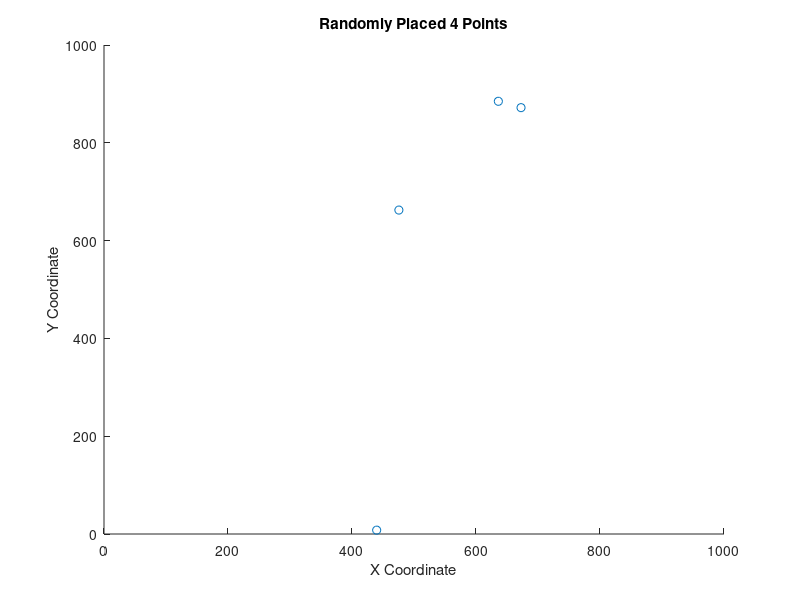
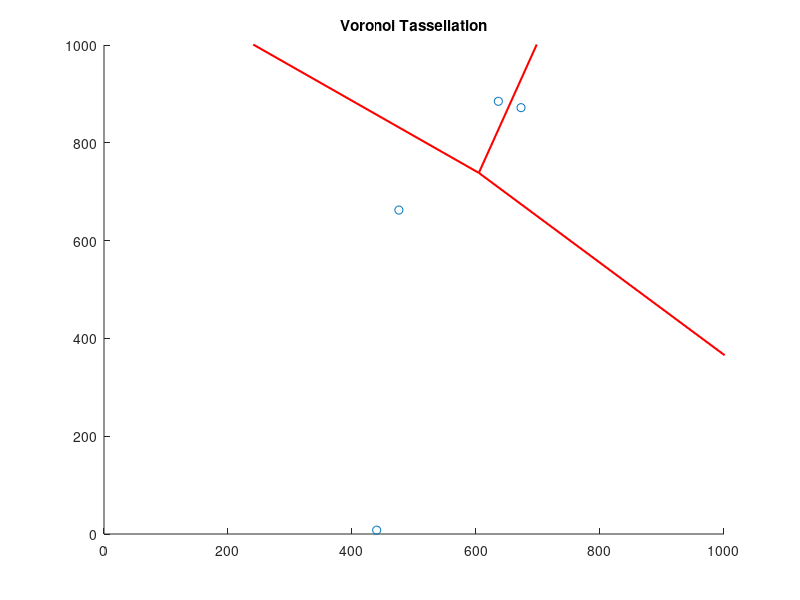

Recreate these plots in MATLAB, in order. (Note: this script raises an error after producing the figures.)
clear all;
close all;
clc;

% Define the number of points and grid dimensions
numPoints = 4;      % Set the number of points you want to generate
dimgrid = [1000 1000];   % Define the height of the grid
kp = 20;

points = zeros(numPoints,2);

% Generate random positions for each point
x = rand(numPoints, 1) * dimgrid(1);   % Random x coordinates
y = rand(numPoints, 1) * dimgrid(2);  % Random y coordinates

points = [x,y];

% Plot the points on a figure
figure(1);
scatter(points(:,1),points(:,2));
axis([0 dimgrid(1) 0 dimgrid(2)]); 
xlabel('X Coordinate');
ylabel('Y Coordinate');
title(sprintf('Randomly Placed %d Points', numPoints));

% Compute and plot Voronoi tessellation
[vx, vy] = voronoi(points(:,1), points(:,2));

figure(2);
hold on;
plot(vx, vy, 'r-', 'LineWidth', 1.5);
axis([0 dimgrid(1) 0 dimgrid(2)]); 
scatter(points(:,1),points(:,2));
title('Voronoi Tassellation');

%% Compute Voronoi tessellation using voronoin
[areas,centroids,vel] = voronoi_function(dimgrid,points,kp);

sum_areas = sum(areas);
for i = 1:length(areas)
    fprintf('areas%d: %f\n',i,areas(i));
end
disp(sum_areas)
for i = 1:length(areas)
    fprintf('centroids coordinates %d: [%f,%f]\n',i,centroids(i,1),centroids(i,2));
end
disp(sum_areas)

%% Simulation 

dt = 0.01;
T_sim = 100;

trajectories = zeros(numPoints,2,T_sim);

nx = points;
trajectories(:,:,1) = nx;

% Prepare figure for simulation
figure(3);
colors = lines(numPoints);
hold on;
axis([0 dimgrid(1) 0 dimgrid(2)]);
xlabel('X Coordinate');
ylabel('Y Coordinate');
title('Lloyd Simulation');

for t = 2:T_sim
    % Compute Voronoi tessellation and centroids
    [areas, centroids, vel] = voronoi_function(dimgrid, nx, kp);
    
    % Update positions using 2D velocity vectors
    nx = nx + vel * dt;
    
    % Save the updated positions into the trajectories array
    trajectories(:, :, t) = nx;

    % Clear the figure and replot everything using arrays of points
    % clf;  % Clear the current figure
    % hold on;
    
    % Plot the trajectory for each drone up to the current time
    for i = 1:numPoints
        % Extract the trajectory so far (squeeze the slice into a 2D array)
        traj = squeeze(trajectories(i, :, 1:t));
        plot(traj(1, :), traj(2, :), '-', 'Color', colors(i,:), 'LineWidth', 1.5);
        % Plot the current drone position as a marker
        plot(nx(i, 1), nx(i, 2), 'o', 'Color', colors(i,:), 'MarkerSize', 8, 'MarkerFaceColor', colors(i,:));
    end
    
    drawnow;  % Force MATLAB to update the figure
    % Optionally add a pause (e.g., pause(0.01)) to slow down the simulation for visualization
end
